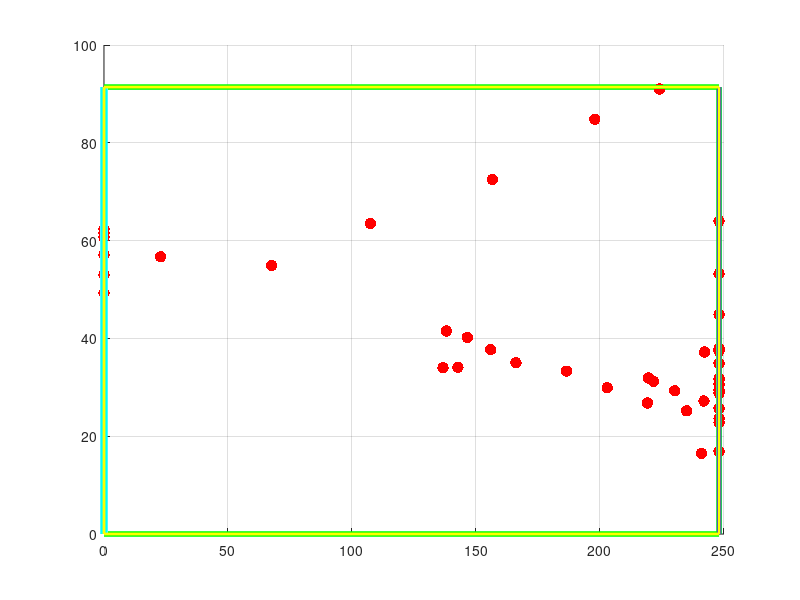

The MATLAB script that drew this image: (Note: this script raises an error after producing the figure.)
% % % %%%%% MATLAB/Octave Cast-off Reconstruction %%%%%
% % % Reconstructs stains from cast-off event to reproduce the motion of cast-off.
% % % 
% % % %D.A. and S.MC acknowledge financial support from the Center for Statistics and Applications in Forensic Evidence (CSAFE), the National Institute of Justice (NIJ), and Iowa State University, as well as pro bono technical and consulting services from Struo LLC, a scientific consulting company based in Ames IA.  D.A. thanks his Iowa State University colleague Xuan Hien Nguyen for pointing the geometry proposition to him.  E.L. would like to thank Independent Forensic Services (IFS) for their assistance and use of their facilities and resources in collecting the non-circular cast-off patterns.
% % % Cast-off Reconstruction has only been tested on Matlab 2019a and GNU Octave 5.2.0. It is recommended that Matlab 2019a, GNU Octave 5.2.0 or newer versions are used to run the included files. Users run the included files at their own risk. Especially, D.A. and S.MC assume no responsibility regarding the results, their interpretation and the consequences thereof.
% % % 
% % % Required Repository Files to run the code:
% % %   - Spatter Measurement Data, e.g. 'Ink_Trial.csv', 'Swineblood_Trial.csv'
% % % - 'Castoff_Reconstruction_DRIVER.m'
% % %  - 'DRIVER.csv' produces 'DRIVER.mat' required for 'Castoff_Reconstruction_MAIN.m'
% % %  - 'Castoff_Reconstruction_MAIN.m'
% % %  - 'Castoff_Reconstruction_FUNC.m'
% % %  - 'lineSegmentIntersect.m'
% % %  - 'point_to_line.m'
% % %  - 'gauss_distribution.m'
% % %  - 'CircleFitByPratt.m'
% % % - 'Castoff_Reconstruction_POST.m' 
% % %  - 'meshVolume.m' 
% % %  - 'inpolyhedron.m' 
% % %  - 'triangulateFaces.m' 
% % % 
% % % Licenses:
% % % All licenses for third party scripts are included and must be kept with provided scripts. If third party materials were not cited within the repository ‘Licenses’ folder, this was not intentional by the author.
% % % 
% % % Required Installation for GNU Octave Compatibility: (Suggested Installation Order)
% % %  - Updated GNU Octave (written and tested with 5.2.0) (https://www.gnu.org/software/octave/download.html)
% % % 	- All packages can be updated to the latest version by running:
% % %   		>> pkg update
% % %  - Updated Java (https://www.java.com/en/download/win10.jsp)
% % %  - Psychtoolbox Toolbox Version 3 (PTB-3) (http://psychtoolbox.org/)
% % % 	Psychtoolbox-3 Requirements (http://psychtoolbox.org/download.html#download-problems)
% % % 	 - Subversion 1.7.x command-line client (e.g. Sliksvn) (https://sliksvn.com/download/)
% % % 	 - 64-Bit GStreamer-1.16.0 MSVC runtime or later versions (https://gstreamer.freedesktop.org/data/pkg/windows/1.16.0/gstreamer-1.0-msvc-x86_64-1.16.0.msi)
% % %  - 'combvec.m'
% % % 
% % % Instructions to Run:
% % % 1. Save all included files to the same directory.
% % % 2. Set desired DRIVER (lines 110-229) and MAIN (lines 94-117) User Inputs along with Ad-hoc User defined Variables.
% % % 3. Choose desired clustering method ('dwn_samp_stains' and 'opti_space' is the default Clustering Method).
% % % 4. 'Run' (F5) the DRIVER ('Castoff_Reconstruction_DRIVER.m').
% % % 5. 'Run' (F5) the MAIN ('Castoff_Reconstruction_MAIN.m').
% % % 6. MAIN will output the 'Total Elapsed Cluster Analysis Time:', in seconds (s), with the total program run time excluding any variable time from user input. See ‘User Inputs: (DRIVER)’ ‘res’ for estimated runtimes.
% % % 7. MAIN will save the Resultant Variables as a .mat file denoted by ‘Castoff_Reconstruction.mat’ and Output the Cast-off Reconstruction Results as Figures (4+) (figure number is dependent on clustering method).
% % % 
% % % User Inputs: (DRIVER)
% % %  - 'x','y','z' stain coordinate locations (in centimeters) relative to user defined origin (lines 117-119)
% % %  - 'lngth','minor' major and minor axis lengths of stains in mm (lines 124-125)
% % %  - 'alpha','gamma' stain impact and directional angles (lines 126-128)
% % %  - 'room', room length (along x-dimension), width (along y-dimension), and height (along z-direction) (x,y,z) in centimeters (line 159)
% % %  - 'xmin','xmax','ymin','ymax','zmin','zmax' minimum and maximum coordinate of possible region of cast-off origin) (lines 153-159)
% % %  - 'res' Spatial resolution of reconstruction (Length of Discretized Uniform Regions of Space Dimensions) (1-15cm is the recommended range) (15cm took ~30 seconds, 10cm took ~1 minute, and 7.5cm took ~1 hour in a large room with several hundred stains and default specifications) (line 163)
% % %  - 'n_b','n_u','n_f','n_d','t_b','t_u','t_f','t_d' surface normal (n) and tangential (t) unit vectors (four surfaces by default are assumed to be perpendicular) (surfaces include: back,upward,front,downward) *** Does not incorporate side surfaces *** (lines 183-190)
% % % - 'inclsurf_[1-4]' Choose '1' to INCLUDE Surface #[1-4] Stains; Choose '0' to EXCLUDE Surface #[1-4]
% % %  - 'InOutTrajectory' *****NOT RECOMMENDED TO USE***** Choose '1' to Select Stain Trajectories ONLY Directed into Room Dimensions; Choose '0' to Select Trajectories Directed BOTH In and Out of Room Dimensions
% % %  - 'alpha60more' Choose '1' to Remove impact angles Alpha Values Greater Than 60 degrees; Choose '0' to Keep All Alpha Values Greater Than 60 degrees (line 214)
% % %  - 'alphaweight' *****ALWAYS USE == 1***** Choose '1' to Weight Center & Radius Results by Impact Angles (alpha); Choose '0' to NOT Weight Center & Radius Results by Impact Angles (alpha)
% % %  - 'gammaweight' *****ALWAYS USE == 1***** Choose '1' to Weight Center & Radius Results by Glancing Angles (gamma); Choose '0' to NOT Weight Center & Radius Results by Glancing Angles (gamma)
% % %  - 'zetaweight' *****ALWAYS USE == 1***** Choose '1' to Weight Center & Radius Results by Bisector Intersection Angles (zeta); Choose '0' to NOT Weight Center & Radius Results by Bisector Intersection Angles (zeta)
% % %  - 'bsctintweight' *****NOT RECOMMENDED TO USE***** Choose '1' to Weight Center & Radius Results by Distance between Stain Trajectory Intersection & Bisector Intersection, d; Choose '0' to NOT Weight Center & Radius Results by Bisector Intersection Angles (zeta) (line 219)
% % %  - 'InRoom' *****NOT RECOMMENDED TO USE***** Choose '1' to Remove Bisector Trajectories Outside of Room Dimensions; Choose '0' to Keep All Bisector Trajectories
% % % 
% % % User Inputs: (MAIN)
% % %  - 'percentiles' Choose Resultant Product Distribution Percentiles for Plotting Likelihood Regions (this can be change when replotting the final figure (Figure 4) in the Post-processor (line 94)
% % % 
% % % Ad-hoc User Defined Variables:
% % %  - 'stdev' Approximate Standard Deviation of Stain Width Measurement in mm (0.1 is the default value) (DRIVER line 161)
% % %  - 'Spread_Fact_cu' Spreading Factor Uncertainty in Distance between a given Discretized Region in Space and Arc (10cm-30cm is recommended range, 2*res (cm) is the default) (DRIVER line 197)
% % %  - 'Spread_Fact_theta' Spreading Factor Uncertainty in In-plane Angle (Theta) in radians (pi/180 radians (1 degree) is the default) (DRIVER line 198)
% % %  - 'Spread_Fact_upsilon' Spreading Factor Uncertainty in Off-plane Angle (Upsilon) in radians (pi/18-pi/6 radians (10-30 degrees) is recommended pi/9 radians (20 degrees) is the default (DRIVER line 199)
% % %  
% % % Recommended Clustering Methods:
% % %  - 'user_clstr' Set Equal to '1' to Run One Specific Cluster of Three Stains, Set Equal to '0' for another Cluster Option
% % %  - 'stain_cluster' Enter user defined stains indices in an nx3 matrix for n clusters to cluster specific stain combinations
% % %  - 'dwn_samp_stains' Set Equal to '1' to Cluster by Downsampling, Set Equal to '0' for another Cluster Option (MAIN line 102)
% % %  - 'dwnsamp' Select Stain Cluster Sample Rate by Integer Factor; Enter '1' if Clustering Adjacent Stains (MAIN line 103)
% % %  - 'sampsize' Select Stain Cluster Sample Size by Integer Factor Greater than Three (3) (MAIN line 104)
% % %  - 'overlap' Select Cluster Sampling Overlap by Integer Factor; Enter '0' if No Overlap is Desired; Set Equal to 'dwnsamp*(sampsize-1)' for maximum overlap (MAIN line 105)
% % %  - 'alpha_clstr' Set Equal to '1' to Cluster by Half Global Alpha Impact Angle, Set Equal to '0' for another Cluster Option
% % %  - 'clstr_alpha' Select Difference in Half Global Alpha Impact Angle for Clustering in radians
% % %  - 'alpha_std' Select Standard Deviation of Difference in Half Global Alpha Impact Angle for Clustering in radians
% % %  - 'dist_clstr' Set Equal to '1' to Cluster by Distance between Stains, Set Equal to '0' for another Cluster Option
% % %  - 'clstr_dist' Select Distance between Stains for Clustering in centimeters
% % %  - 'dist_std' Select Standard Deviation of Distance between Stains for Clustering in centimeters
% % %  - 'opti_space' Set Equal to '1' to Analyze Spatter with Equally Spaced Stains (by Distance between Stains), Set Equal to '0' to Not Apply Equal Spacing. Use with Downsampling (dwn_samp_stains = 1). (MAIN line 116)
% % %  - 'opti_angle' Set Equal to '1' to Analyze Spatter with Equally Spaced Stains (by Angle between Stains), Set Equal to '0' to Not Apply Equal Spacing. Use with Downsampling (dwn_samp_stains = 1).

%Note to User:
%This is a Post Processor for 'Castoff_Reconstruction_MAIN.m'

clear,clc,close all

load('Ink_Trial_DRIVER.mat');

percentiles = [1e-1, 1e-4, 1e-7];

figure(4);
hold on;
grid on;
p1_front = plot3([aoi(1) aoi(1) aoi(1) aoi(1) aoi(1)], [aoi(4) aoi(3) aoi(3) aoi(4) aoi(4)], [aoi(5) aoi(5) aoi(6) aoi(6) aoi(5)],'Color','c','LineWidth',5); %Plot Front Surface Dimensions
p1_downward = plot3([aoi(1) aoi(2) aoi(2) aoi(1) aoi(1)], [aoi(3) aoi(3) aoi(4) aoi(4) aoi(3)], [aoi(5) aoi(5) aoi(5) aoi(5) aoi(5)],'Color','g','LineWidth',4); %Plot Downward Surface Dimensions
p1_back = plot3([aoi(2) aoi(2) aoi(2) aoi(2) aoi(2)], [aoi(4) aoi(3) aoi(3) aoi(4) aoi(4)], [aoi(5) aoi(5) aoi(6) aoi(6) aoi(5)],'Color','b','LineWidth',3); %Plot Back Surface Dimensions
p1_upward = plot3([aoi(1) aoi(2) aoi(2) aoi(1) aoi(1)], [aoi(3) aoi(3) aoi(4) aoi(4) aoi(3)], [aoi(6) aoi(6) aoi(6) aoi(6) aoi(6)],'Color','y','LineWidth',2); %Plot Downward Surface Dimensions
p2 = plot3(Xs,Ys,Zs, '.','MarkerSize',max_room_size*0.1,'Color','r','LineWidth',2); %Plot XYZ Stains
chi = linspace(0, 2*pi, 25); %Angle Vector
x_actual = actual_x + actual_r.*cos(chi); %Resultant X-Coordinate of Cast-off Circle
y_actual = actual_y*ones(size(x_actual)); %Resultant Y-Coordinate of Cast-off Circle
z_actual = actual_z + actual_r.*sin(chi); %Resultant Z-Coordinate of Cast-off Circle
for ref1 = 1:numstains;
    p8(ref1) = plot3([(Xs(ref1)-10000*v(ref1,1)) (Xs(ref1)+10000*v(ref1,1))],[(Ys(ref1)-10000*v(ref1,2)) (Ys(ref1)+10000*v(ref1,2))],[(Zs(ref1)-10000*v(ref1,3)) (Zs(ref1)+10000*v(ref1,3))],'Color','r','LineWidth',1);
end;
p3 = plot3(x_actual,y_actual,z_actual,'Color','m','LineWidth',3); %Plot Actual Cast-off Circle
p4 = plot3(actual_x,actual_y,actual_z,'p','MarkerSize',10,'Color','m','LineWidth',3); %Plot Actual Cast-off Center Location
colorcu = {[1,0,0];[0,1,0];[0,0,1];[0,1,1]};
transcu = [1.0 0.5 0.2 0.2 0.1 0.075 0.05 0.05 0.05 0.05 0.05 0.05 0.05 0.05 0.05 0.05 0.05 0.05 0.05 0.05 0.05 0.05 0.05 0.05 0.05];
p5 = patch(isosurface(Xcu,Ycu,Zcu,isoscale,percentiles(1)),'FaceColor',cell2mat(colorcu(1)),'EdgeAlpha',transcu(1),'FaceAlpha',transcu(1));
p6 = patch(isosurface(Xcu,Ycu,Zcu,isoscale,percentiles(2)),'FaceColor',cell2mat(colorcu(2)),'EdgeAlpha',transcu(3),'FaceAlpha',transcu(2));
p7 = patch(isosurface(Xcu,Ycu,Zcu,isoscale,percentiles(3)),'FaceColor',cell2mat(colorcu(3)),'EdgeAlpha',transcu(4),'FaceAlpha',transcu(3));
p = [p1_front p1_downward p1_back p1_upward p2 p8(1) p3 p4 p5 p6 p7];
legend(p, 'Front Surface', 'Downward Surface', 'Back Surface', 'Upward Surface', 'Spatter Stains', 'Stain Straight-line Trajectories', 'Actual Castoff Circle Location', 'Actual Castoff Center Location', 'high Percentile Castoff Reconstruction', 'mid Percentile Castoff Reconstruction', 'low Percentile Castoff Reconstruction');
title({'Castoff Reconstruction'});
xlabel(['X-Axis (cm)']);
ylabel(['Y-Axis (cm)']);
zlabel(['Z-Axis (cm)']);
view(-30,30);
axis square;
xlim([min_room_size-100,max_room_size+100]);
ylim([min_room_size-100,max_room_size+100]);
zlim([min_room_size-100,max_room_size+100]);
set(gcf, 'Position', get(0, 'Screensize')); %Make Figure Full-screen
hold off;
